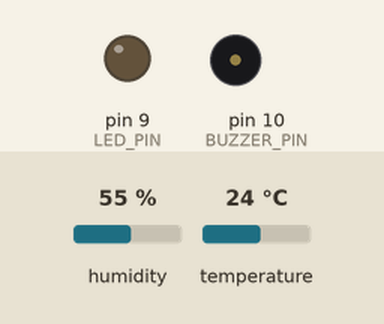
A sketch run on a simulated Arduino Uno, built with avr-gcc and run on an emulated ATmega328P. Parts: output pins drawn as LEDs (lit = HIGH), buzzer (waves = sounding, pin HIGH). Inputs (shaded band) come from the test bench; at power-on: humidity 55 %, temperature 24 °C. What the sketch prints to the serial monitor is not drawn.

Above: at 2.8 s.
2.9 s: humidity set to 68 %
5.6 s: humidity set to 71 %
At 6.6 s:
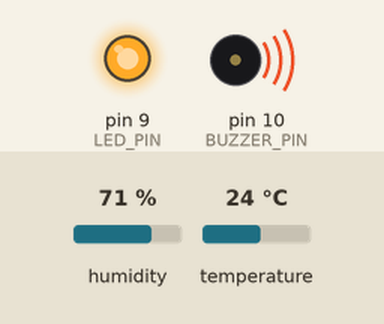
11.6 s: humidity set to 22 %
At 12.1 s:
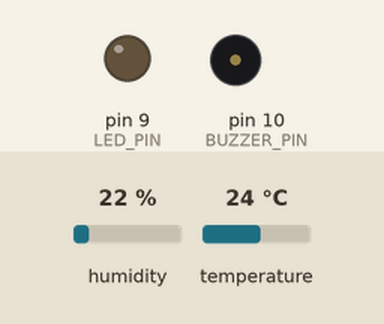
14.3 s: humidity set to 88 %
At 16.5 s:
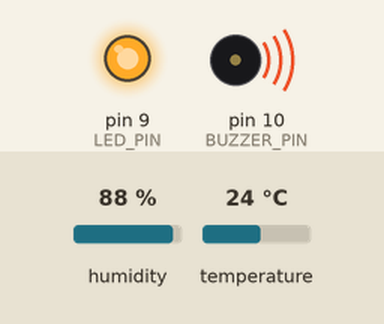
Timing chart, 0 to 21.3 s (numbered marks = the images above; inputs shaded):
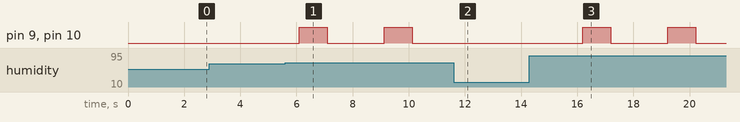

The sketch:

environment_monitor.ino
```cpp
#include <DHT.h>

// 핀 및 상수 정의
#define DHTPIN 2  // DHT 센서 데이터 핀
#define DHTTYPE DHT11
#define LED_PIN 9
#define BUZZER_PIN 10

// DHT 센서 초기화
DHT dht(DHTPIN, DHTTYPE);

void setup() {
  Serial.begin(9600);
  dht.begin();

  pinMode(LED_PIN, OUTPUT);
  pinMode(BUZZER_PIN, OUTPUT);
}

void loop() {
  // 온도와 습도 읽기
  float temperature = dht.readTemperature();
  float humidity = dht.readHumidity();

  // 값이 정상적으로 읽혔는지 확인
  if (isnan(temperature) || isnan(humidity)) {
    Serial.println("DHT 센서에서 데이터를 읽을 수 없습니다.");
    return;
  }

  // 값 출력
  Serial.print("온도: ");
  Serial.print(temperature);
  Serial.print("°C, 습도: ");
  Serial.print(humidity);
  Serial.println("%");

  // 경고 조건 확인
  if (temperature >= 30 || humidity >= 70) {
    digitalWrite(LED_PIN, HIGH);   // LED 켜기
    digitalWrite(BUZZER_PIN, HIGH); // 부저 울리기
    delay(1000);                  // 1초 대기
    digitalWrite(LED_PIN, LOW);   // LED 끄기
    digitalWrite(BUZZER_PIN, LOW); // 부저 끄기
  }

  delay(2000); // 2초 대기
}
```

Measured:
- the behaviour switches between 69 and 70 % on humidity (found by bisection; images 0 and 1)
- after the input at 2.9 s, every drawn part: stays the same
- after the input at 5.6 s, pin 9 (LED_PIN), pin 10 (BUZZER_PIN): alternates HIGH for 1.0 s and LOW for 2.0 s, starting after 0.50 s
- after the input at 11.6 s, pin 9 (LED_PIN), pin 10 (BUZZER_PIN): stays LOW (without the input it goes to HIGH after 0.55 s)
- after the input at 14.3 s, pin 9 (LED_PIN), pin 10 (BUZZER_PIN): alternates HIGH for 1.0 s and LOW for 2.0 s, starting after 1.9 s
